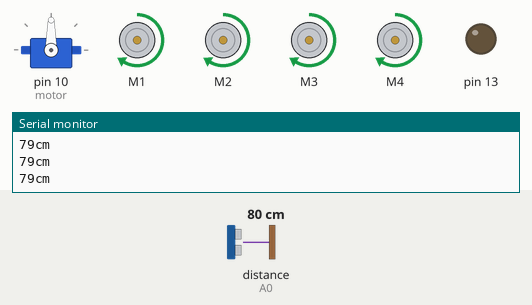
Simulated run of this sketch. Board: Arduino Uno, built with avr-gcc and run on an emulated ATmega328P. On the bench: servo, 4 × DC motor (green arrow = forward, orange = backward, longer = faster), output pins drawn as LEDs (lit = HIGH), the last lines printed to the serial monitor. Wiring (inferred from the names in the program): ultrasonic range finder: trigger A1; echo A0. Inputs (shaded band) come from the test bench; at power-on: distance to the obstacle (sensor on A0) 80 cm. The echo pulse lasts 58.3 µs per cm; pins used as bus, display or sensor lines are not drawn.

Above: at 1.2 s.
1.3 s: distance to the obstacle (sensor on A0) set to 18 cm
2.8 s: distance to the obstacle (sensor on A0) set to 16 cm
At 3.5 s:
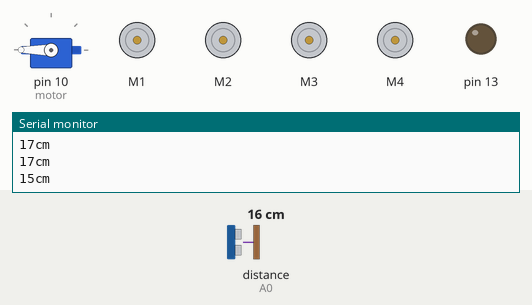
5.8 s: distance to the obstacle (sensor on A0) set to 60 cm
At 6.3 s:
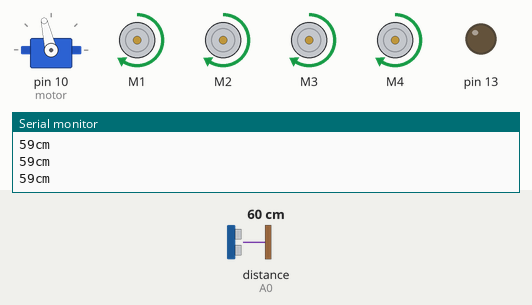
7.5 s: distance to the obstacle (sensor on A0) set to 2 cm
At 9.0 s:
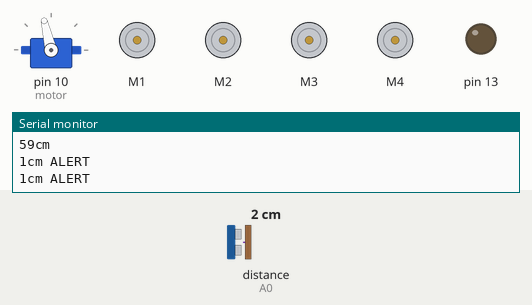
Timing chart, 0 to 17.5 s (numbered marks = the images above; inputs shaded):
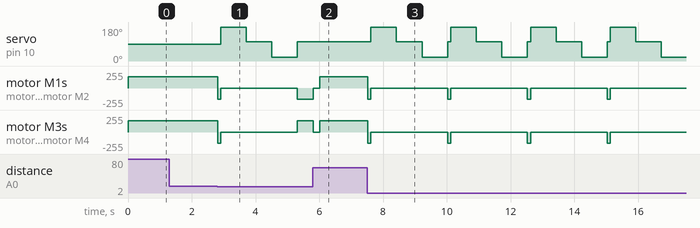

The sketch:

Collision_avoidance_using_UltraSonic_Sensor_version_1.ino
```cpp
/*obstacle avoiding,bluetooth control,voice control robot car.

*/
#include <Servo.h>
#include <AFMotor.h>

#define Echo A0
#define Trig A1
#define motor 10
#define Speed 170
#define spoint 103

char value;
int distance;
int Left;
int Right;
int L = 0;
int R = 0;
int L1 = 0;
int R1 = 0;
int info = 0;//variable for the information comming from the bluetooth module
int state = 0;//simple variable for displaying the state
int LED;

Servo servo;
AF_DCMotor M1(1);
AF_DCMotor M2(2);
AF_DCMotor M3(3);
AF_DCMotor M4(4);

void setup() {
  Serial.begin(9600);
  pinMode(Trig, OUTPUT);
  pinMode(Echo, INPUT);
  pinMode(13, OUTPUT);
  servo.attach(motor);
  M1.setSpeed(Speed);
  M2.setSpeed(Speed);
  M3.setSpeed(Speed);
  M4.setSpeed(Speed);
  Serial.println("CLEARDATA");
  Serial.println("LABEL,CLOCK,CM");


}
void loop() {
  Obstacle();
  //Mobilecontrol();
  Bluetoothcontrol();

}

void Bluetoothcontrol(){

  if(Serial.available() > 0){  //if there is any information comming from the serial lines...
    info = Serial.read();
    state = 0;   //...than store it into the "info" variable
  }
  if(info == '1'){                //if it gets the number 1(stored in the info variable...
    digitalWrite(LED, HIGH);    //it's gonna turn the led on(the on board one)
    if(state == 0){              //if the flag is 0, than display that the LED is on and than set that value to 1
      Serial.println("LED ON");  //^^that will prevent the arduino sending words LED ON all the time, only when you change the state
      state = 1;
    }
   }
  else if(info == '0'){
    digitalWrite(LED, LOW);      //else, it's going to turn it off
    if(state == 0){
      Serial.println("LED OFF");//display that the LED is off
      state = 1;
     }
  }
}

void Obstacle() {
  distance = ultrasonic();
  if (distance <= 15) {
    Stop();
    backward();
    delay(100);
    Stop();
    L = leftsee();
    servo.write(spoint);
    delay(800);
    R = rightsee();
    servo.write(spoint);
    if (L < R) {
      right();
      delay(500);
      Stop();
      delay(200);
    } else if (L > R) {
      left();
      delay(500);
      Stop();
      delay(200);
    }
  } else {
    forward();
  }

}

void Mobilecontrol() {
  distance = ultrasonic();
  if (Serial.available() > 0) {
    value = Serial.read();
    Serial.println(value);
  }
  if (value == 'F') {
    forward();
  } else if (value == 'B') {
    backward();
  } else if (value == 'L') {
    left();
  } else if (value == 'R') {
    right();
  } else if (value == 'S') {
    Stop();
  }
}


int ultrasonic() {
  digitalWrite(Trig, LOW);
  delayMicroseconds(4);
  digitalWrite(Trig, HIGH);
  delayMicroseconds(10);
  digitalWrite(Trig, LOW);
  int t = pulseIn(Echo, HIGH);
  int cm = (t/2) / 29.1;//time convert distance
  if (cm<15){
    Serial.print(cm);
    Serial.print("cm");
    Serial.print(" ALERT");
    }
  else{
    Serial.print(cm);//printing the numbers
    Serial.print("cm");//and the unit
  }

  Serial.println(" ");
  return cm;


  if(distance <= 15){  //if we get too close, the LED will turn off, that's the method with my RC car, if it gets too close, it turns off, but that will be in the next instructable :)
    digitalWrite(LED, LOW);
    Serial.println("TOO CLOSE!!!");
    delay(2000); //so the stopping is visabl
  }

}

void forward() {
  M1.run(FORWARD);
  M2.run(FORWARD);
  M3.run(FORWARD);
  M4.run(FORWARD);
}
void backward() {
  M1.run(BACKWARD);
  M2.run(BACKWARD);
  M3.run(BACKWARD);
  M4.run(BACKWARD);
}
void right() {
  M1.run(BACKWARD);
  M2.run(BACKWARD);
  M3.run(FORWARD);
  M4.run(FORWARD);
}
void left() {
  M1.run(FORWARD);
  M2.run(FORWARD);
  M3.run(BACKWARD);
  M4.run(BACKWARD);
}
void Stop() {
  M1.run(RELEASE);
  M2.run(RELEASE);
  M3.run(RELEASE);
  M4.run(RELEASE);
}
int rightsee() {
  servo.write(20);
  delay(800);
  Left = ultrasonic();
  return Left;
}

int leftsee() {
  servo.write(180);
  delay(800);
  Right = ultrasonic();
  return Right;
}
```

Measured:
- the behaviour switches between 17 and 16 cm on distance to the obstacle (sensor on A0) (found by bisection; images 0 and 1)
- after the input at 2.8 s, servo on pin 10 (motor): 90° → 180° after 0.11 s, → 103° 0.80 s later, → 20° 0.80 s later, → 103° 0.80 s later; motor M1: forward 170/255 → backward 170/255 at once, → stopped 0.10 s later, → backward 170/255 2.4 s later
- after the input at 5.8 s, servo on pin 10 (motor): stays 103° (without the input it goes to 180° after 0.31 s)
- after the input at 7.5 s, servo on pin 10 (motor): 103° → 180° after 0.12 s, then repeats every 2.5 s: 103° 0.80 s, 20° 0.80 s, 103° 0.10 s, 180° 0.80 s; motor M1–4: alternates backward 170/255 for 0.10 s and stopped for 2.4 s, starting at once
